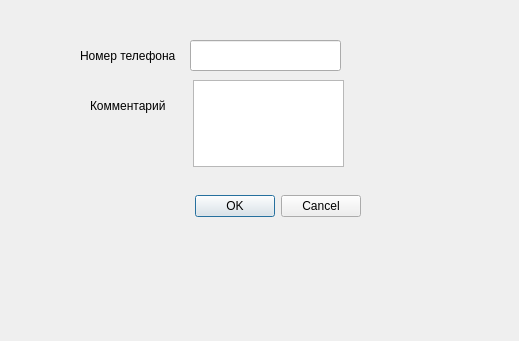
<?xml version="1.0" encoding="UTF-8"?>
<ui version="4.0">
 <class>DialogAddNumber</class>
 <widget class="QDialog" name="DialogAddNumber">
  <property name="geometry">
   <rect>
    <x>0</x>
    <y>0</y>
    <width>519</width>
    <height>341</height>
   </rect>
  </property>
  <property name="windowTitle">
   <string>Dialog</string>
  </property>
  <widget class="QDialogButtonBox" name="buttonBox">
   <property name="geometry">
    <rect>
     <x>20</x>
     <y>190</y>
     <width>341</width>
     <height>32</height>
    </rect>
   </property>
   <property name="orientation">
    <enum>Qt::Horizontal</enum>
   </property>
   <property name="standardButtons">
    <set>QDialogButtonBox::Cancel|QDialogButtonBox::Ok</set>
   </property>
  </widget>
  <widget class="QLabel" name="label">
   <property name="geometry">
    <rect>
     <x>80</x>
     <y>40</y>
     <width>111</width>
     <height>31</height>
    </rect>
   </property>
   <property name="text">
    <string>Номер телефона</string>
   </property>
  </widget>
  <widget class="QLineEdit" name="lineEdit">
   <property name="geometry">
    <rect>
     <x>190</x>
     <y>40</y>
     <width>151</width>
     <height>31</height>
    </rect>
   </property>
  </widget>
  <widget class="QTextEdit" name="textEdit">
   <property name="geometry">
    <rect>
     <x>193</x>
     <y>80</y>
     <width>151</width>
     <height>87</height>
    </rect>
   </property>
   <property name="html">
    <string>&lt;!DOCTYPE HTML PUBLIC &quot;-//W3C//DTD HTML 4.0//EN&quot; &quot;http://www.w3.org/TR/REC-html40/strict.dtd&quot;&gt;
&lt;html&gt;&lt;head&gt;&lt;meta name=&quot;qrichtext&quot; content=&quot;1&quot; /&gt;&lt;style type=&quot;text/css&quot;&gt;
p, li { white-space: pre-wrap; }
&lt;/style&gt;&lt;/head&gt;&lt;body style=&quot; font-family:'MS Shell Dlg 2'; font-size:7.8pt; font-weight:400; font-style:normal;&quot;&gt;
&lt;p style=&quot;-qt-paragraph-type:empty; margin-top:0px; margin-bottom:0px; margin-left:0px; margin-right:0px; -qt-block-indent:0; text-indent:0px;&quot;&gt;&lt;br /&gt;&lt;/p&gt;&lt;/body&gt;&lt;/html&gt;</string>
   </property>
  </widget>
  <widget class="QLabel" name="label_2">
   <property name="geometry">
    <rect>
     <x>90</x>
     <y>90</y>
     <width>91</width>
     <height>31</height>
    </rect>
   </property>
   <property name="text">
    <string>Комментарий</string>
   </property>
  </widget>
 </widget>
 <resources/>
 <connections>
  <connection>
   <sender>buttonBox</sender>
   <signal>accepted()</signal>
   <receiver>DialogAddNumber</receiver>
   <slot>accept()</slot>
   <hints>
    <hint type="sourcelabel">
     <x>248</x>
     <y>254</y>
    </hint>
    <hint type="destinationlabel">
     <x>157</x>
     <y>274</y>
    </hint>
   </hints>
  </connection>
  <connection>
   <sender>buttonBox</sender>
   <signal>rejected()</signal>
   <receiver>DialogAddNumber</receiver>
   <slot>reject()</slot>
   <hints>
    <hint type="sourcelabel">
     <x>316</x>
     <y>260</y>
    </hint>
    <hint type="destinationlabel">
     <x>286</x>
     <y>274</y>
    </hint>
   </hints>
  </connection>
 </connections>
</ui>
